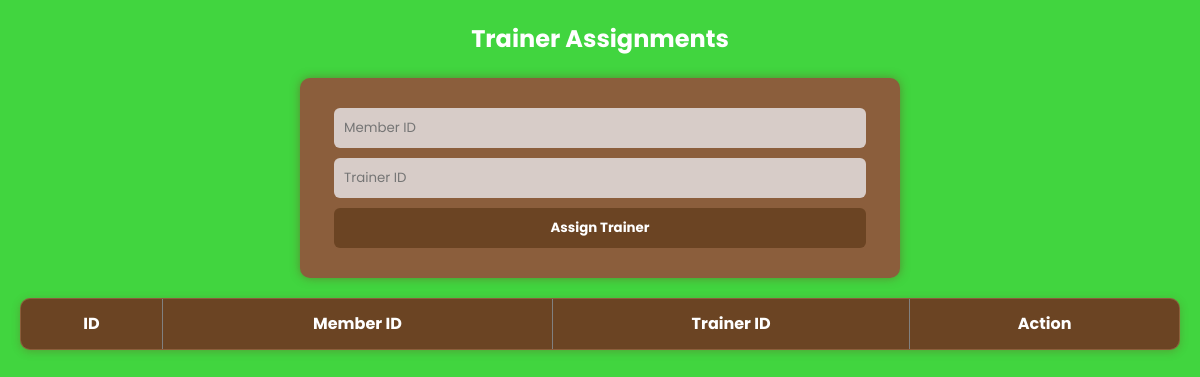
/assignments.php, run on an earlier commit of the app's database.
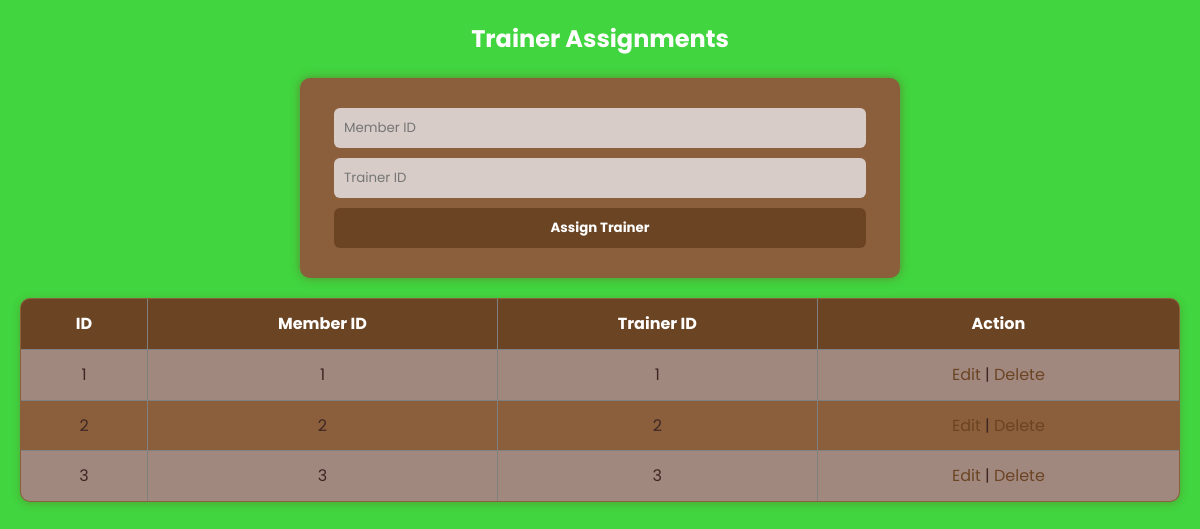
And on a later commit of the database.
### tables this page shows
CREATE TABLE trainer_assignments (
    assignment_id INT AUTO_INCREMENT PRIMARY KEY,
    member_id INT,
    trainer_id INT,
    FOREIGN KEY (member_id) REFERENCES members(member_id),
    FOREIGN KEY (trainer_id) REFERENCES trainers(trainer_id)
);

### assignments.php (the view, shortened to what this page needs)
<?php
include 'config.php';
$id = $mid = $tid = "";
$edit_mode = false;
$result = $conn->query("SELECT * FROM trainer_assignments ORDER BY assignment_id ASC");
?>
<!DOCTYPE html>
<html lang="en">
<head>
<link rel="stylesheet" href="style.css">
</head>
<body>
<h2>Trainer Assignments</h2>
<form method="POST">
    <input type="number" name="member_id" placeholder="Member ID" value="<?= $mid ?>" required>
    <input type="number" name="trainer_id" placeholder="Trainer ID" value="<?= $tid ?>" required>
    <button type="submit" name="save"><?= $edit_mode ? "Update Assignment" : "Assign Trainer" ?></button>
</form>
<table border="1" cellpadding="5">
<tr>
<th>ID</th>
<th>Member ID</th>
<th>Trainer ID</th>
<th>Action</th>
</tr>
<?php while($row = $result->fetch_assoc()) { ?>
<tr>
<td><?= $row['assignment_id'] ?></td>
<td><?= $row['member_id'] ?></td>
<td><?= $row['trainer_id'] ?></td>
<td>
    <a href="?edit=<?= $row['assignment_id'] ?>">Edit</a> |
    <a href="?delete=<?= $row['assignment_id'] ?>" onclick="return confirm('Are you sure?')">Delete</a>
</td>
</tr>
<?php } ?>
</table>
</body>
</html>

What changed in the data, as far as the page shows it:
added trainer_assignments: assignment_id "1", member "1", trainer "1"
added trainer_assignments: assignment_id "2", member "2", trainer "2"
added trainer_assignments: assignment_id "3", member "3", trainer "3"
